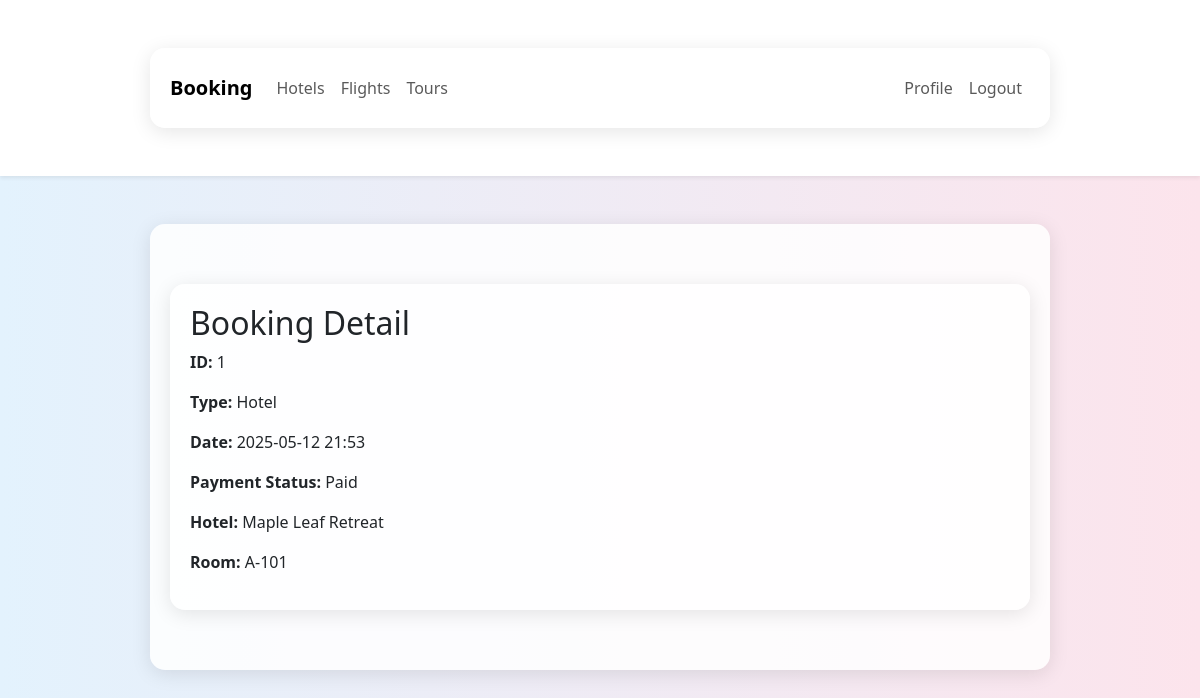
The app's page /booking/1/ (signed in) with its own data.
### booking/models.py (models this page shows, shortened)
class Reservation(models.Model):
    RESERVATION_TYPE_CHOICES = [
        ("HOTEL", "Hotel"),
        ("FLIGHT", "Flight"),
        ("TOUR", "Tour"),
    ]
    PAYMENT_STATUS_CHOICES = [
        ("PAID", "Paid"),
        ("UNPAID", "Unpaid"),
    ]
    user = models.ForeignKey(User, on_delete=models.CASCADE, related_name="reservations")
    reservation_type = models.CharField(max_length=10, choices=RESERVATION_TYPE_CHOICES)
    tour = models.ForeignKey(Tour, null=True, blank=True, on_delete=models.SET_NULL)
    room = models.ForeignKey(Room, null=True, blank=True, on_delete=models.SET_NULL)
    flight = models.ForeignKey(Flight, null=True, blank=True, on_delete=models.SET_NULL)
    seat_number = models.CharField(max_length=10, blank=True, null=True)
    reservation_date = models.DateTimeField(auto_now_add=True)
    payment_status = models.CharField(max_length=10, choices=PAYMENT_STATUS_CHOICES)

class Room(models.Model):
    hotel = models.ForeignKey(Hotel, on_delete=models.CASCADE, related_name="rooms")
    room_type = models.ForeignKey(RoomType, on_delete=models.SET_NULL, null=True)
    room_number = models.CharField(max_length=10, help_text="e.g., '101', 'A-203'")
    capacity = models.IntegerField()
    price_per_night = models.DecimalField(max_digits=10, decimal_places=2)
    amenities = models.ManyToManyField(Amenity, blank=True, related_name='rooms')
    is_available = models.BooleanField(default=True)
    class Meta:
        unique_together = ('hotel', 'room_number')

class Hotel(models.Model):
    name = models.CharField(max_length=200)
    location_city = models.CharField(max_length=100)
    location_address = models.TextField()
    description = models.TextField(blank=True)
    star_rating = models.PositiveSmallIntegerField(choices=[(i, f"{i} Star{'s' if i > 1 else ''}") for i in range(1, 6)])
    contact_email = models.EmailField(blank=True)
    manager = models.ForeignKey(User, on_delete=models.CASCADE, related_name="managed_hotels")

### booking/views.py (the view)
# urls.py: path('booking/<int:booking_id>/', views.booking_detail, name='booking_detail'),
def booking_detail(request, booking_id):
    if "username" not in request.session:
        return redirect(f"/login/?next={request.path}")
    booking = Reservation.objects.get(id=booking_id)
    return render(request, "booking_detail.html", {"booking": booking})

### booking/templates/booking_detail.html (shortened to what this page needs)
{% extends 'base.html' %}
{% block content %}
<div class="container">
  <h2>Booking Detail</h2>
  <p><strong>ID:</strong> {{ booking.id }}</p>
  <p><strong>Type:</strong> {{ booking.get_reservation_type_display }}</p>
  <p><strong>Date:</strong> {{ booking.reservation_date|date:"Y-m-d H:i" }}</p>
  <p><strong>Payment Status:</strong> {{ booking.get_payment_status_display }}</p>
  {% if booking.room %}
    <p><strong>Hotel:</strong> {{ booking.room.hotel.name }}</p>
    <p><strong>Room:</strong> {{ booking.room.room_number }}</p>
  {% endif %}
</div>
{% endblock %}

### booking/static/assets/styles/bookings.css (style rules this page uses)
body { font-family: 'Segoe UI', Tahoma, Geneva, Verdana, sans-serif; background: linear-gradient(to right, #e3f2fd, #fce4ec); margin: 0; padding: 0; }
.container { max-width: 900px; margin: 40px auto; padding: 20px; background: rgba(255, 255, 255, 0.85); border-radius: 15px; box-shadow: 0 4px 20px rgba(0, 0, 0, 0.1); }

### records on screen
Reservation: id "1", reservation_type "Hotel", reservation_date "2025-05-12 21:53", payment_status "Paid", room.hotel.name "Maple Leaf Retreat", room.room_number "A-101"
